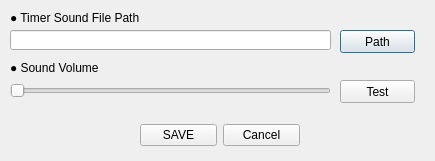
<?xml version="1.0" encoding="UTF-8"?>
<ui version="4.0">
 <class>TimerSetting</class>
 <widget class="QDialog" name="TimerSetting">
  <property name="geometry">
   <rect>
    <x>0</x>
    <y>0</y>
    <width>435</width>
    <height>161</height>
   </rect>
  </property>
  <property name="windowTitle">
   <string>TimerConfig</string>
  </property>
  <widget class="QLabel" name="label">
   <property name="geometry">
    <rect>
     <x>10</x>
     <y>10</y>
     <width>151</width>
     <height>16</height>
    </rect>
   </property>
   <property name="text">
    <string>● Timer Sound File Path</string>
   </property>
  </widget>
  <widget class="QPushButton" name="soundFilePathButton">
   <property name="geometry">
    <rect>
     <x>340</x>
     <y>30</y>
     <width>75</width>
     <height>23</height>
    </rect>
   </property>
   <property name="text">
    <string>Path</string>
   </property>
  </widget>
  <widget class="QLineEdit" name="soundFilePath">
   <property name="enabled">
    <bool>true</bool>
   </property>
   <property name="geometry">
    <rect>
     <x>10</x>
     <y>30</y>
     <width>321</width>
     <height>20</height>
    </rect>
   </property>
  </widget>
  <widget class="QLabel" name="label_2">
   <property name="geometry">
    <rect>
     <x>10</x>
     <y>60</y>
     <width>151</width>
     <height>16</height>
    </rect>
   </property>
   <property name="text">
    <string>● Sound Volume</string>
   </property>
  </widget>
  <widget class="QSlider" name="soundVolume">
   <property name="geometry">
    <rect>
     <x>10</x>
     <y>80</y>
     <width>321</width>
     <height>22</height>
    </rect>
   </property>
   <property name="orientation">
    <enum>Qt::Horizontal</enum>
   </property>
  </widget>
  <widget class="QPushButton" name="soundVolumeButton">
   <property name="geometry">
    <rect>
     <x>340</x>
     <y>80</y>
     <width>75</width>
     <height>23</height>
    </rect>
   </property>
   <property name="text">
    <string>Test</string>
   </property>
  </widget>
  <widget class="QWidget" name="horizontalLayoutWidget">
   <property name="geometry">
    <rect>
     <x>140</x>
     <y>120</y>
     <width>160</width>
     <height>31</height>
    </rect>
   </property>
   <layout class="QHBoxLayout" name="horizontalLayout">
    <item>
     <widget class="QPushButton" name="saveSettingButton">
      <property name="text">
       <string>SAVE</string>
      </property>
     </widget>
    </item>
    <item>
     <widget class="QPushButton" name="cancelButton">
      <property name="text">
       <string>Cancel</string>
      </property>
     </widget>
    </item>
   </layout>
  </widget>
 </widget>
 <resources/>
 <connections/>
</ui>
